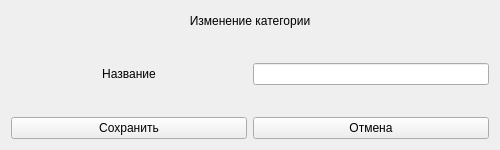
<?xml version="1.0" encoding="UTF-8"?>
<ui version="4.0">
 <class>editincomecategory_window</class>
 <widget class="QWidget" name="editincomecategory_window">
  <property name="geometry">
   <rect>
    <x>0</x>
    <y>0</y>
    <width>500</width>
    <height>150</height>
   </rect>
  </property>
  <property name="windowTitle">
   <string>Form</string>
  </property>
  <layout class="QGridLayout" name="gridLayout">
   <item row="0" column="0" colspan="2">
    <widget class="QLabel" name="label">
     <property name="text">
      <string>Изменение категории</string>
     </property>
     <property name="alignment">
      <set>Qt::AlignCenter</set>
     </property>
    </widget>
   </item>
   <item row="1" column="0" colspan="2">
    <widget class="QLabel" name="freespace1">
     <property name="text">
      <string/>
     </property>
    </widget>
   </item>
   <item row="2" column="0">
    <widget class="QLabel" name="label_2">
     <property name="minimumSize">
      <size>
       <width>200</width>
       <height>0</height>
      </size>
     </property>
     <property name="text">
      <string>Название</string>
     </property>
     <property name="alignment">
      <set>Qt::AlignCenter</set>
     </property>
     <property name="margin">
      <number>0</number>
     </property>
    </widget>
   </item>
   <item row="2" column="1">
    <widget class="QLineEdit" name="name_EditIncomeCategory">
     <property name="sizePolicy">
      <sizepolicy hsizetype="Preferred" vsizetype="Fixed">
       <horstretch>0</horstretch>
       <verstretch>0</verstretch>
      </sizepolicy>
     </property>
    </widget>
   </item>
   <item row="3" column="0" colspan="2">
    <widget class="QLabel" name="freespace2">
     <property name="palette">
      <palette>
       <active>
        <colorrole role="WindowText">
         <brush brushstyle="SolidPattern">
          <color alpha="255">
           <red>255</red>
           <green>0</green>
           <blue>0</blue>
          </color>
         </brush>
        </colorrole>
       </active>
       <inactive>
        <colorrole role="WindowText">
         <brush brushstyle="SolidPattern">
          <color alpha="255">
           <red>255</red>
           <green>0</green>
           <blue>0</blue>
          </color>
         </brush>
        </colorrole>
       </inactive>
       <disabled>
        <colorrole role="WindowText">
         <brush brushstyle="SolidPattern">
          <color alpha="96">
           <red>164</red>
           <green>166</green>
           <blue>168</blue>
          </color>
         </brush>
        </colorrole>
       </disabled>
      </palette>
     </property>
     <property name="font">
      <font>
       <stylestrategy>PreferAntialias</stylestrategy>
      </font>
     </property>
     <property name="text">
      <string/>
     </property>
     <property name="alignment">
      <set>Qt::AlignCenter</set>
     </property>
    </widget>
   </item>
   <item row="4" column="0">
    <widget class="QPushButton" name="editIncomeCategory_Button">
     <property name="text">
      <string>Сохранить</string>
     </property>
    </widget>
   </item>
   <item row="4" column="1">
    <widget class="QPushButton" name="cancel_Button">
     <property name="text">
      <string>Отмена</string>
     </property>
    </widget>
   </item>
  </layout>
 </widget>
 <resources/>
 <connections/>
</ui>
